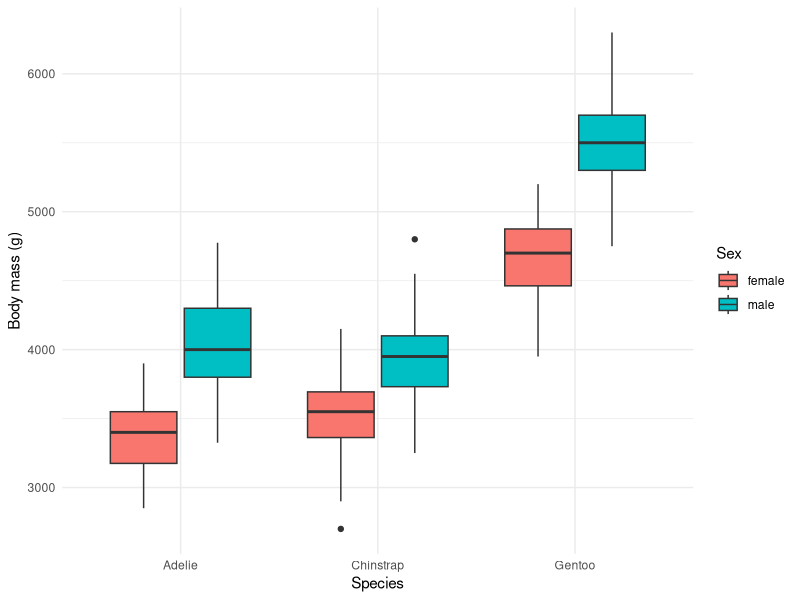

Reproduce this figure in R.
## ---- chunk 1
#| label: setup
#| message: false
#| warning: false
library(palmerpenguins)
library(dplyr)
library(ggplot2)
library(knitr)
## ---- chunk 2
penguins <- palmerpenguins::penguins
dim(penguins)
glimpse(penguins)
## ---- chunk 3
colSums(is.na(penguins))
## ---- chunk 4
penguins_clean <- penguins |>
  filter(!is.na(body_mass_g), !is.na(flipper_length_mm))

nrow(penguins) - nrow(penguins_clean)
## ---- chunk 5
#| label: tbl-mass-species
#| tbl-cap: "Body mass by species."
penguins_clean |>
  group_by(species) |>
  summarise(
    n = n(),
    mean_g = round(mean(body_mass_g), 1),
    sd_g = round(sd(body_mass_g), 1)
  ) |>
  arrange(desc(mean_g)) |>
  kable()
## ---- chunk 6
#| label: tbl-mass-species-sex
#| tbl-cap: "Mean body mass by species and sex."
penguins_clean |>
  filter(!is.na(sex)) |>
  group_by(species, sex) |>
  summarise(n = n(), mean_g = round(mean(body_mass_g), 1), .groups = "drop") |>
  kable()
## ---- chunk 7
#| label: fig-penguin-mass-r
#| fig-cap: "Body mass of penguins by species and sex."
penguins_clean |>
  filter(!is.na(sex)) |>
  ggplot(aes(x = species, y = body_mass_g, fill = sex)) +
  geom_boxplot() +
  labs(x = "Species", y = "Body mass (g)", fill = "Sex") +
  theme_minimal()
